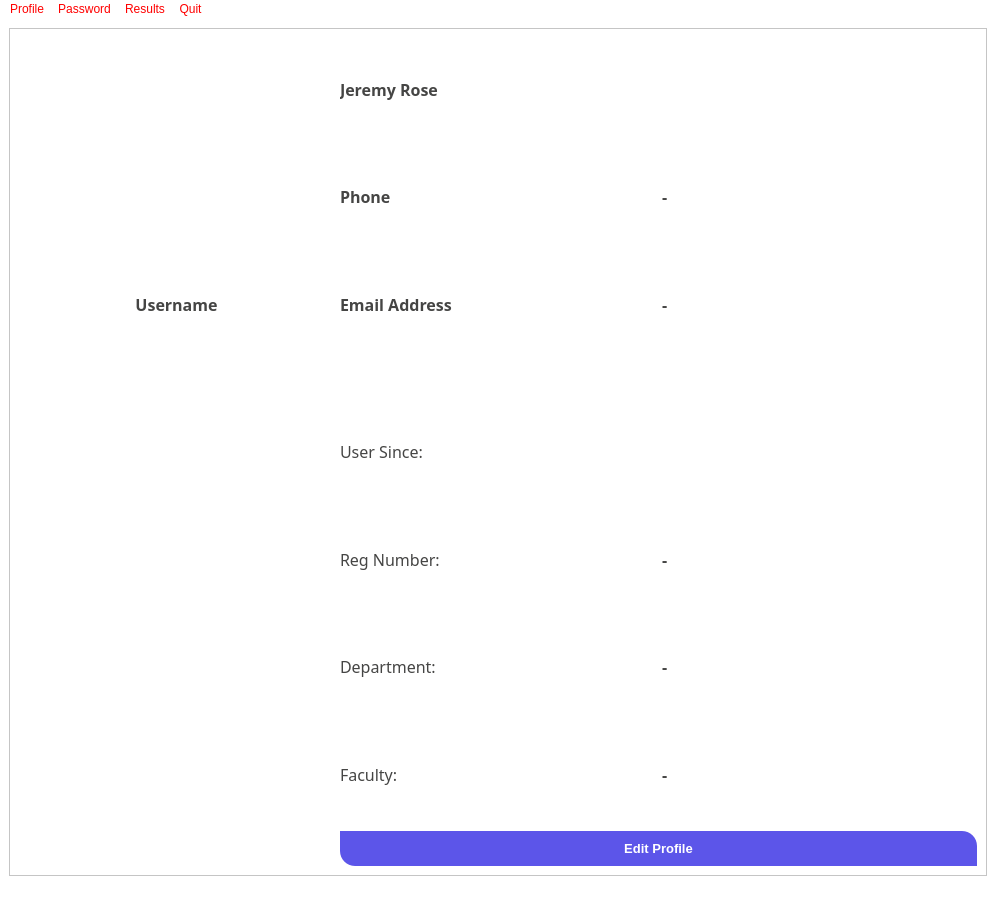
<?xml version="1.0" encoding="UTF-8"?>
<ui version="4.0">
 <class>MainWindow</class>
 <widget class="QMainWindow" name="MainWindow">
  <property name="geometry">
   <rect>
    <x>0</x>
    <y>0</y>
    <width>996</width>
    <height>907</height>
   </rect>
  </property>
  <property name="windowTitle">
   <string>User Profile</string>
  </property>
  <property name="styleSheet">
   <string notr="true">/*Copyright (c) DevSec Studio. All rights reserved.

MIT License

Permission is hereby granted, free of charge, to any person obtaining a copy
of this software and associated documentation files (the &quot;Software&quot;), to deal
in the Software without restriction, including without limitation the rights
to use, copy, modify, merge, publish, distribute, sublicense, and/or sell
copies of the Software, and to permit persons to whom the Software is
furnished to do so, subject to the following conditions:

The above copyright notice and this permission notice shall be included in all
copies or substantial portions of the Software.

THE SOFTWARE IS PROVIDED *AS IS*, WITHOUT WARRANTY OF ANY KIND, EXPRESS OR
IMPLIED, INCLUDING BUT NOT LIMITED TO THE WARRANTIES OF MERCHANTABILITY,
FITNESS FOR A PARTICULAR PURPOSE AND NONINFRINGEMENT. IN NO EVENT SHALL THE
AUTHORS OR COPYRIGHT HOLDERS BE LIABLE FOR ANY CLAIM, DAMAGES OR OTHER
LIABILITY, WHETHER IN AN ACTION OF CONTRACT, TORT OR OTHERWISE, ARISING FROM,
OUT OF OR IN CONNECTION WITH THE SOFTWARE OR THE USE OR OTHER DEALINGS IN THE SOFTWARE.
*/

/*-----QWidget-----*/
QWidget
{
	background-color: #fff;
	color: red;

}


/*-----QLabel-----*/
QLabel
{
	background-color: transparent;
	color: #454544;
	font-weight: 500;
	font-size: 16px;
	font-family: poppins;

}


/*-----QPushButton-----*/
QPushButton
{
	background-color: #5c55e9;
	color: #fff;
	font-size: 13px;
	font-weight: bold;
	border-top-right-radius: 15px;
	border-top-left-radius: 0px;
	border-bottom-right-radius: 0px;
	border-bottom-left-radius: 15px;
	padding: 10px;

}


QPushButton::disabled
{
	background-color: #5c5c5c;

}


QPushButton::hover
{
	background-color: #5564f2;

}


QPushButton::pressed
{
	background-color: #3d4ef2;

}


/*-----QCheckBox-----*/
QCheckBox
{
	background-color: transparent;
	color: #5c55e9;
	font-size: 10px;
	font-weight: bold;
	border: none;
	border-radius: 5px;

}


/*-----QCheckBox-----*/
QCheckBox::indicator
{
    background-color: #323232;
    border: 1px solid darkgray;
    width: 12px;
    height: 12px;

}


QCheckBox::indicator:checked
{
    image:url(&quot;./ressources/check.png&quot;);
	background-color: #5c55e9;
    border: 1px solid #5c55e9;

}


QCheckBox::indicator:unchecked:hover
{
    border: 1px solid #5c55e9;

}


QCheckBox::disabled
{
	color: #656565;

}


QCheckBox::indicator:disabled
{
	background-color: #656565;
	color: #656565;
    border: 1px solid #656565;

}


/*-----QLineEdit-----*/
QLineEdit
{
	background-color: #c2c7d5;
	color: #2a547f;
	border: none;
	padding: 5px;

}


/*-----QListView-----*/
QListView
{
	background-color: #5c55e9;
	color: #fff;
	font-size: 14px;
	font-weight: bold;
	show-decoration-selected: 0;
	border-radius: 4px;
	padding-left: -15px;
	padding-right: -15px;
	padding-top: 5px;

} 


QListView:disabled 
{
	background-color: #5c5c5c;

}


QListView::item
{
	background-color: #454e5e;
	border: none;
	padding: 10px;
	border-radius: 0px;
	padding-left : 10px;
	height: 32px;

}


QListView::item:selected
{
	color: #000;
	background-color: #fff;

}


QListView::item:!selected
{
	color:white;
	background-color: transparent;
	border: none;
	padding-left : 10px;

}


QListView::item:!selected:hover
{
	color: #fff;
	background-color: #5564f2;
	border: none;
	padding-left : 10px;

}


/*-----QTreeView-----*/
QTreeView 
{
	background-color: #fff;
	show-decoration-selected: 0;
	color: #454544;

}


QTreeView:disabled
{
	background-color: #242526;
	show-decoration-selected: 0;

}


QTreeView::item 
{
	border-top-color: transparent;
	border-bottom-color: transparent;

}


QTreeView::item:hover 
{
	background-color: #bcbdbb;
	color: #000;

}


QTreeView::item:selected 
{
	background-color: #5c55e9;
	color: #fff;

}


QTreeView::item:selected:active
{
	background-color: #5c55e9;
	color: #fff;

}


QTreeView::item:selected:disabled
{
	background-color: #525251;
	color: #656565;

}


QTreeView::branch:has-children:!has-siblings:closed,
QTreeView::branch:closed:has-children:has-siblings 
{
	image: url(://tree-closed.png);

}

QTreeView::branch:open:has-children:!has-siblings,
QTreeView::branch:open:has-children:has-siblings  
{
	image: url(://tree-open.png);

}


/*-----QTableView &amp; QTableWidget-----*/
QTableView
{
    background-color: #fff;
	border: 1px solid gray;
    color: #454544;
    gridline-color: gray;
    outline : 0;

}


QTableView::disabled
{
    background-color: #242526;
    border: 1px solid #32414B;
    color: #656565;
    gridline-color: #656565;
    outline : 0;

}


QTableView::item:hover 
{
    background-color: #bcbdbb;
    color: #000;

}


QTableView::item:selected 
{
	background-color: #5c55e9;
    color: #fff;

}


QTableView::item:selected:disabled
{
    background-color: #1a1b1c;
    border: 2px solid #525251;
    color: #656565;

}


QTableCornerButton::section
{
	background-color: #ced5e3;
	border: none;
    color: #fff;

}


QHeaderView::section
{
	color: #2a547f;
	border: 0px;
	background-color: #ced5e3;
	padding: 5px;

}


QHeaderView::section:disabled
{
    background-color: #525251;
    color: #656565;

}


QHeaderView::section:checked
{
    color: #fff;
    background-color: #5c55e9;

}


QHeaderView::section:checked:disabled
{
    color: #656565;
    background-color: #525251;

}


QHeaderView::section::vertical::first,
QHeaderView::section::vertical::only-one
{
    border-top: 1px solid #353635;

}


QHeaderView::section::vertical
{
    border-top: 1px solid #353635;

}


QHeaderView::section::horizontal::first,
QHeaderView::section::horizontal::only-one
{
    border-left: 1px solid #353635;

}


QHeaderView::section::horizontal
{
    border-left: 1px solid #353635;

}


/*-----QScrollBar-----*/
QScrollBar:horizontal 
{
    background-color: transparent;
    height: 8px;
    margin: 0px;
    padding: 0px;

}


QScrollBar::handle:horizontal 
{
    border: none;
	min-width: 100px;
    background-color: #7e92b7;

}


QScrollBar::add-line:horizontal, 
QScrollBar::sub-line:horizontal,
QScrollBar::add-page:horizontal, 
QScrollBar::sub-page:horizontal 
{
    width: 0px;
    background-color: #d8dce6;

}


QScrollBar:vertical 
{
    background-color: transparent;
    width: 8px;
    margin: 0;

}


QScrollBar::handle:vertical 
{
    border: none;
	min-height: 100px;
    background-color: #7e92b7;

}


QScrollBar::add-line:vertical, 
QScrollBar::sub-line:vertical,
QScrollBar::add-page:vertical, 
QScrollBar::sub-page:vertical 
{
    height: 0px;
    background-color: #d8dce6;

}
</string>
  </property>
  <widget class="QWidget" name="centralwidget">
   <layout class="QHBoxLayout" name="horizontalLayout">
    <item>
     <widget class="QFrame" name="profileFrame">
      <property name="frameShape">
       <enum>QFrame::StyledPanel</enum>
      </property>
      <property name="frameShadow">
       <enum>QFrame::Raised</enum>
      </property>
      <layout class="QVBoxLayout" name="verticalLayout">
       <item>
        <layout class="QGridLayout" name="gridLayout">
         <item row="0" column="1">
          <widget class="QLabel" name="lblName">
           <property name="text">
            <string>Jeremy Rose</string>
           </property>
          </widget>
         </item>
         <item row="4" column="2">
          <spacer name="verticalSpacer">
           <property name="orientation">
            <enum>Qt::Vertical</enum>
           </property>
           <property name="sizeType">
            <enum>QSizePolicy::Minimum</enum>
           </property>
           <property name="sizeHint" stdset="0">
            <size>
             <width>20</width>
             <height>40</height>
            </size>
           </property>
          </spacer>
         </item>
         <item row="5" column="2">
          <widget class="QLabel" name="lblRegDate">
           <property name="font">
            <font>
             <family>poppins</family>
             <pointsize>-1</pointsize>
             <weight>50</weight>
             <bold>false</bold>
            </font>
           </property>
           <property name="styleSheet">
            <string notr="true">font-weight: normal;</string>
           </property>
           <property name="text">
            <string/>
           </property>
           <property name="alignment">
            <set>Qt::AlignLeading|Qt::AlignLeft|Qt::AlignVCenter</set>
           </property>
          </widget>
         </item>
         <item row="6" column="2">
          <widget class="QLabel" name="lblReg">
           <property name="text">
            <string>-</string>
           </property>
          </widget>
         </item>
         <item row="0" column="0">
          <widget class="QLabel" name="imgProfile">
           <property name="text">
            <string/>
           </property>
           <property name="pixmap">
            <pixmap>../images/user-login.png</pixmap>
           </property>
           <property name="scaledContents">
            <bool>false</bool>
           </property>
           <property name="alignment">
            <set>Qt::AlignCenter</set>
           </property>
          </widget>
         </item>
         <item row="1" column="2">
          <widget class="QLabel" name="lblPhone">
           <property name="text">
            <string>-</string>
           </property>
          </widget>
         </item>
         <item row="2" column="0">
          <widget class="QLabel" name="lblUser">
           <property name="text">
            <string>Username</string>
           </property>
           <property name="alignment">
            <set>Qt::AlignCenter</set>
           </property>
          </widget>
         </item>
         <item row="5" column="1">
          <widget class="QLabel" name="lblRegDate_2">
           <property name="font">
            <font>
             <family>poppins</family>
             <pointsize>-1</pointsize>
             <weight>50</weight>
             <bold>false</bold>
            </font>
           </property>
           <property name="styleSheet">
            <string notr="true">font-weight: normal;</string>
           </property>
           <property name="text">
            <string>User Since: </string>
           </property>
           <property name="alignment">
            <set>Qt::AlignLeading|Qt::AlignLeft|Qt::AlignVCenter</set>
           </property>
          </widget>
         </item>
         <item row="2" column="1">
          <widget class="QLabel" name="label_10">
           <property name="text">
            <string>Email Address</string>
           </property>
          </widget>
         </item>
         <item row="1" column="1">
          <widget class="QLabel" name="label_5">
           <property name="text">
            <string>Phone</string>
           </property>
          </widget>
         </item>
         <item row="6" column="1">
          <widget class="QLabel" name="label_6">
           <property name="font">
            <font>
             <family>poppins</family>
             <pointsize>-1</pointsize>
             <weight>50</weight>
             <bold>false</bold>
            </font>
           </property>
           <property name="styleSheet">
            <string notr="true">font-weight: normal;</string>
           </property>
           <property name="text">
            <string>Reg Number: </string>
           </property>
          </widget>
         </item>
         <item row="2" column="2">
          <widget class="QLabel" name="lblEmail">
           <property name="text">
            <string>-</string>
           </property>
          </widget>
         </item>
         <item row="9" column="1">
          <widget class="QLabel" name="label_12">
           <property name="font">
            <font>
             <family>poppins</family>
             <pointsize>-1</pointsize>
             <weight>50</weight>
             <bold>false</bold>
            </font>
           </property>
           <property name="styleSheet">
            <string notr="true">font-weight: normal;</string>
           </property>
           <property name="text">
            <string>Faculty:</string>
           </property>
          </widget>
         </item>
         <item row="9" column="2">
          <widget class="QLabel" name="lblFalc">
           <property name="text">
            <string>-</string>
           </property>
          </widget>
         </item>
         <item row="8" column="2">
          <widget class="QLabel" name="lblDept">
           <property name="text">
            <string>-</string>
           </property>
          </widget>
         </item>
         <item row="8" column="1">
          <widget class="QLabel" name="label_8">
           <property name="font">
            <font>
             <family>poppins</family>
             <pointsize>-1</pointsize>
             <weight>50</weight>
             <bold>false</bold>
            </font>
           </property>
           <property name="styleSheet">
            <string notr="true">font-weight: normal;</string>
           </property>
           <property name="text">
            <string>Department:</string>
           </property>
          </widget>
         </item>
         <item row="10" column="1" colspan="2">
          <widget class="QPushButton" name="btnEdit">
           <property name="text">
            <string>Edit Profile</string>
           </property>
          </widget>
         </item>
        </layout>
       </item>
      </layout>
     </widget>
    </item>
   </layout>
  </widget>
  <widget class="QMenuBar" name="menubar">
   <property name="geometry">
    <rect>
     <x>0</x>
     <y>0</y>
     <width>996</width>
     <height>26</height>
    </rect>
   </property>
   <widget class="QMenu" name="menuProfile">
    <property name="title">
     <string>Profile</string>
    </property>
   </widget>
   <widget class="QMenu" name="menuPassword">
    <property name="title">
     <string>Password</string>
    </property>
    <addaction name="actionChange_Password"/>
   </widget>
   <widget class="QMenu" name="menuResults">
    <property name="title">
     <string>Results</string>
    </property>
   </widget>
   <widget class="QMenu" name="menuQuit">
    <property name="title">
     <string>Quit</string>
    </property>
    <addaction name="actionClose"/>
   </widget>
   <addaction name="menuProfile"/>
   <addaction name="menuPassword"/>
   <addaction name="menuResults"/>
   <addaction name="menuQuit"/>
  </widget>
  <widget class="QStatusBar" name="statusbar"/>
  <action name="actionClose">
   <property name="text">
    <string>Close</string>
   </property>
  </action>
  <action name="actionChange_Password">
   <property name="text">
    <string>Change Password</string>
   </property>
  </action>
 </widget>
 <resources/>
 <connections/>
</ui>
